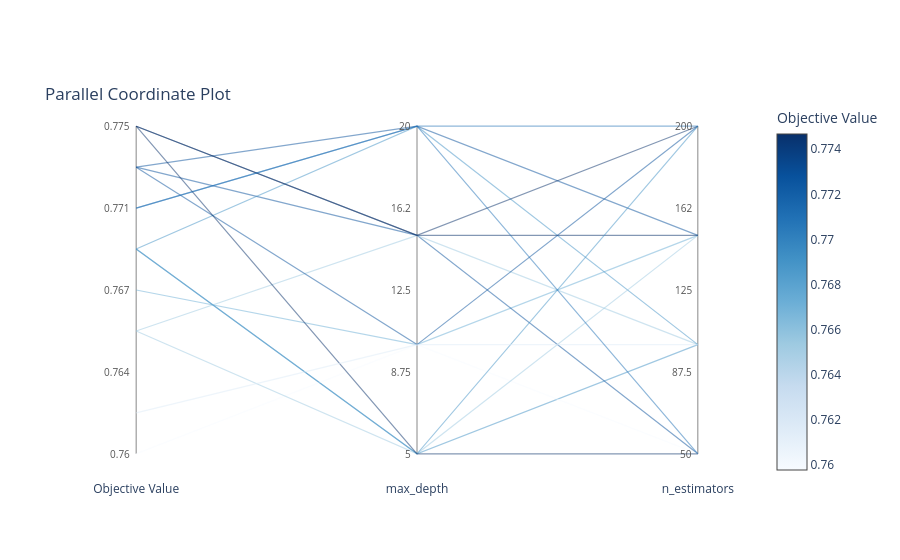

Notebook code cell kept with this figure:
### Code cell
# 2. Parallel Coordinates Plot
plot_parallel_coordinate(study).show()

### Figure 1 — Plotly figure (JSON) as saved in the notebook; plotly's stock layout.template omitted (floating-point values rounded to 4 significant figures)
{"data": [{"customdata": [["Objective Value", "0.769"], ["max_depth", "5"], ["n_estimators", "100"]], "hovertemplate": "%{customdata[0]}: %{customdata[1]}<extra></extra>", "line": {"color": "rgb(66.00000000000028, 146.0000000000002, 198.0000000000001)", "dash": "solid", "width": 1.2}, "mode": "lines", "opacity": 0.5, "showlegend": false, "type": "scatter", "x": [0, 1, 2], "y": [0.625, 0, 0.3333]}, {"customdata": [["Objective Value", "0.767"], ["max_depth", "10"], ["n_estimators", "150"]], "hovertemplate": "%{customdata[0]}: %{customdata[1]}<extra></extra>", "line": {"color": "rgb(107.00000000000152, 174.00000000000082, 214.00000000000034)", "dash": "solid", "width": 1.2}, "mode": "lines", "opacity": 0.5, "showlegend": false, "type": "scatter", "x": [0, 1, 2], "y": [0.5, 0.3333, 0.6667]}, {"customdata": [["Objective Value", "0.773"], ["max_depth", "15"], ["n_estimators", "50"]], "hovertemplate": "%{customdata[0]}: %{customdata[1]}<extra></extra>", "line": {"color": "rgb(8.000000000000554, 81.00000000000071, 156.00000000000057)", "dash": "solid", "width": 1.2}, "mode": "lines", "opacity": 0.5, "showlegend": false, "type": "scatter", "x": [0, 1, 2], "y": [0.875, 0.6667, 0]}, {"customdata": [["Objective Value", "0.765"], ["max_depth", "15"], ["n_estimators", "100"]], "hovertemplate": "%{customdata[0]}: %{customdata[1]}<extra></extra>", "line": {"color": "rgb(157.9999999999996, 201.9999999999998, 224.99999999999991)", "dash": "solid", "width": 1.2}, "mode": "lines", "opacity": 0.5, "showlegend": false, "type": "scatter", "x": [0, 1, 2], "y": [0.375, 0.6667, 0.3333]}, {"customdata": [["Objective Value", "0.769"], ["max_depth", "20"], ["n_estimators", "100"]], "hovertemplate": "%{customdata[0]}: %{customdata[1]}<extra></extra>", "line": {"color": "rgb(66.00000000000028, 146.0000000000002, 198.0000000000001)", "dash": "solid", "width": 1.2}, "mode": "lines", "opacity": 0.5, "showlegend": false, "type": "scatter", "x": [0, 1, 2], "y": [0.625, 1, 0.3333]}, {"customdata": [["Objective Value", "0.76"], ["max_depth", "10"], ["n_estimators", "50"]], "hovertemplate": "%{customdata[0]}: %{customdata[1]}<extra></extra>", "line": {"color": "rgb(247.0, 251.0, 255.0)", "dash": "solid", "width": 1.2}, "mode": "lines", "opacity": 0.5, "showlegend": false, "type": "scatter", "x": [0, 1, 2], "y": [0, 0.3333, 0]}, {"customdata": [["Objective Value", "0.765"], ["max_depth", "5"], ["n_estimators", "150"]], "hovertemplate": "%{customdata[0]}: %{customdata[1]}<extra></extra>", "line": {"color": "rgb(157.9999999999996, 201.9999999999998, 224.99999999999991)", "dash": "solid", "width": 1.2}, "mode": "lines", "opacity": 0.5, "showlegend": false, "type": "scatter", "x": [0, 1, 2], "y": [0.375, 0, 0.6667]}, {"customdata": [["Objective Value", "0.773"], ["max_depth", "20"], ["n_estimators", "150"]], "hovertemplate": "%{customdata[0]}: %{customdata[1]}<extra></extra>", "line": {"color": "rgb(8.000000000000554, 81.00000000000071, 156.00000000000057)", "dash": "solid", "width": 1.2}, "mode": "lines", "opacity": 0.5, "showlegend": false, "type": "scatter", "x": [0, 1, 2], "y": [0.875, 1, 0.6667]}, {"customdata": [["Objective Value", "0.775"], ["max_depth", "15"], ["n_estimators", "150"]], "hovertemplate": "%{customdata[0]}: %{customdata[1]}<extra></extra>", "line": {"color": "rgb(8.0, 48.0, 107.0)", "dash": "solid", "width": 1.2}, "mode": "lines", "opacity": 0.5, "showlegend": false, "type": "scatter", "x": [0, 1, 2], "y": [1, 0.6667, 0.6667]}, {"customdata": [["Objective Value", "0.773"], ["max_depth", "10"], ["n_estimators", "200"]], "hovertemplate": "%{customdata[0]}: %{customdata[1]}<extra></extra>", "line": {"color": "rgb(8.000000000000554, 81.00000000000071, 156.00000000000057)", "dash": "solid", "width": 1.2}, "mode": "lines", "opacity": 0.5, "showlegend": false, "type": "scatter", "x": [0, 1, 2], "y": [0.875, 0.3333, 1]}, {"customdata": [["Objective Value", "0.771"], ["max_depth", "20"], ["n_estimators", "200"]], "hovertemplate": "%{customdata[0]}: %{customdata[1]}<extra></extra>", "line": {"color": "rgb(32.99999999999962, 112.99999999999952, 180.99999999999963)", "dash": "solid", "width": 1.2}, "mode": "lines", "opacity": 0.5, "showlegend": false, "type": "scatter", "x": [0, 1, 2], "y": [0.75, 1, 1]}, {"customdata": [["Objective Value", "0.775"], ["max_depth", "15"], ["n_estimators", "200"]], "hovertemplate": "%{customdata[0]}: %{customdata[1]}<extra></extra>", "line": {"color": "rgb(8.0, 48.0, 107.0)", "dash": "solid", "width": 1.2}, "mode": "lines", "opacity": 0.5, "showlegend": false, "type": "scatter", "x": [0, 1, 2], "y": [1, 0.6667, 1]}, {"customdata": [["Objective Value", "0.769"], ["max_depth", "5"], ["n_estimators", "200"]], "hovertemplate": "%{customdata[0]}: %{customdata[1]}<extra></extra>", "line": {"color": "rgb(66.00000000000028, 146.0000000000002, 198.0000000000001)", "dash": "solid", "width": 1.2}, "mode": "lines", "opacity": 0.5, "showlegend": false, "type": "scatter", "x": [0, 1, 2], "y": [0.625, 0, 1]}, {"customdata": [["Objective Value", "0.775"], ["max_depth", "5"], ["n_estimators", "50"]], "hovertemplate": "%{customdata[0]}: %{customdata[1]}<extra></extra>", "line": {"color": "rgb(8.0, 48.0, 107.0)", "dash": "solid", "width": 1.2}, "mode": "lines", "opacity": 0.5, "showlegend": false, "type": "scatter", "x": [0, 1, 2], "y": [1, 0, 0]}, {"customdata": [["Objective Value", "0.762"], ["max_depth", "10"], ["n_estimators", "100"]], "hovertemplate": "%{customdata[0]}: %{customdata[1]}<extra></extra>", "line": {"color": "rgb(222.00000000000094, 235.0000000000006, 247.00000000000028)", "dash": "solid", "width": 1.2}, "mode": "lines", "opacity": 0.5, "showlegend": false, "type": "scatter", "x": [0, 1, 2], "y": [0.125, 0.3333, 0.3333]}, {"customdata": [["Objective Value", "0.771"], ["max_depth", "20"], ["n_estimators", "50"]], "hovertemplate": "%{customdata[0]}: %{customdata[1]}<extra></extra>", "line": {"color": "rgb(32.99999999999962, 112.99999999999952, 180.99999999999963)", "dash": "solid", "width": 1.2}, "mode": "lines", "opacity": 0.5, "showlegend": false, "type": "scatter", "x": [0, 1, 2], "y": [0.75, 1, 0]}, {"hoverinfo": "skip", "marker": {"cmax": 0.7747, "cmin": 0.7598, "color": [0.7598, 0.7747], "colorbar": {"title": {"text": "Objective Value"}}, "colorscale": [[0, "rgb(247,251,255)"], [0.125, "rgb(222,235,247)"], [0.25, "rgb(198,219,239)"], [0.375, "rgb(158,202,225)"], [0.5, "rgb(107,174,214)"], [0.625, "rgb(66,146,198)"], [0.75, "rgb(33,113,181)"], [0.875, "rgb(8,81,156)"], [1, "rgb(8,48,107)"]], "reversescale": false, "showscale": true}, "mode": "markers", "showlegend": false, "type": "scatter", "x": [null, null], "y": [null, null]}], "layout": {"annotations": [{"font": {"color": "#555", "size": 10}, "showarrow": false, "text": "0.76", "x": 0, "xanchor": "right", "xshift": -4, "y": 0}, {"font": {"color": "#555", "size": 10}, "showarrow": false, "text": "0.764", "x": 0, "xanchor": "right", "xshift": -4, "y": 0.25}, {"font": {"color": "#555", "size": 10}, "showarrow": false, "text": "0.767", "x": 0, "xanchor": "right", "xshift": -4, "y": 0.5}, {"font": {"color": "#555", "size": 10}, "showarrow": false, "text": "0.771", "x": 0, "xanchor": "right", "xshift": -4, "y": 0.75}, {"font": {"color": "#555", "size": 10}, "showarrow": false, "text": "0.775", "x": 0, "xanchor": "right", "xshift": -4, "y": 1}, {"font": {"color": "#555", "size": 10}, "showarrow": false, "text": "5", "x": 1, "xanchor": "right", "xshift": -4, "y": 0}, {"font": {"color": "#555", "size": 10}, "showarrow": false, "text": "8.75", "x": 1, "xanchor": "right", "xshift": -4, "y": 0.25}, {"font": {"color": "#555", "size": 10}, "showarrow": false, "text": "12.5", "x": 1, "xanchor": "right", "xshift": -4, "y": 0.5}, {"font": {"color": "#555", "size": 10}, "showarrow": false, "text": "16.2", "x": 1, "xanchor": "right", "xshift": -4, "y": 0.75}, {"font": {"color": "#555", "size": 10}, "showarrow": false, "text": "20", "x": 1, "xanchor": "right", "xshift": -4, "y": 1}, {"font": {"color": "#555", "size": 10}, "showarrow": false, "text": "50", "x": 2, "xanchor": "right", "xshift": -4, "y": 0}, {"font": {"color": "#555", "size": 10}, "showarrow": false, "text": "87.5", "x": 2, "xanchor": "right", "xshift": -4, "y": 0.25}, {"font": {"color": "#555", "size": 10}, "showarrow": false, "text": "125", "x": 2, "xanchor": "right", "xshift": -4, "y": 0.5}, {"font": {"color": "#555", "size": 10}, "showarrow": false, "text": "162", "x": 2, "xanchor": "right", "xshift": -4, "y": 0.75}, {"font": {"color": "#555", "size": 10}, "showarrow": false, "text": "200", "x": 2, "xanchor": "right", "xshift": -4, "y": 1}], "hovermode": "closest", "legend": {"orientation": "h", "x": 1, "xanchor": "right", "y": 1, "yanchor": "bottom"}, "plot_bgcolor": "white", "shapes": [{"layer": "below", "line": {"color": "#888", "width": 1}, "type": "line", "x0": 0, "x1": 0, "y0": 0, "y1": 1}, {"layer": "below", "line": {"color": "#888", "width": 1}, "type": "line", "x0": 1, "x1": 1, "y0": 0, "y1": 1}, {"layer": "below", "line": {"color": "#888", "width": 1}, "type": "line", "x0": 2, "x1": 2, "y0": 0, "y1": 1}], "title": {"text": "Parallel Coordinate Plot", "y": 1, "yanchor": "bottom", "yref": "paper"}, "xaxis": {"range": [-0.2, 2.2], "showgrid": false, "tickmode": "array", "ticktext": ["Objective Value", "max_depth", "n_estimators"], "tickvals": [0, 1, 2], "zeroline": false}, "yaxis": {"fixedrange": true, "range": [-0.08, 1.08], "visible": false}}}
